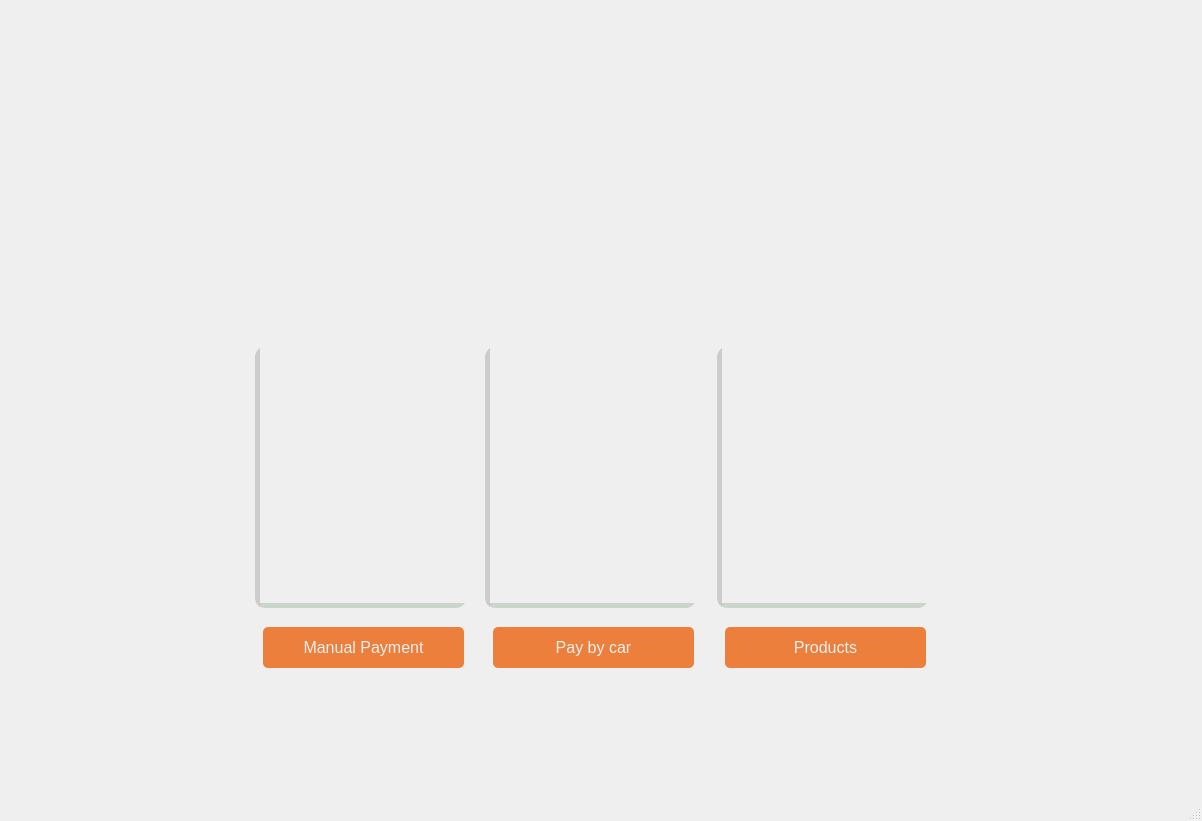
<?xml version="1.0" encoding="UTF-8"?>
<ui version="4.0">
 <class>MainWindow</class>
 <widget class="QMainWindow" name="MainWindow">
  <property name="geometry">
   <rect>
    <x>0</x>
    <y>0</y>
    <width>1202</width>
    <height>821</height>
   </rect>
  </property>
  <property name="windowTitle">
   <string>MainWindow</string>
  </property>
  <property name="styleSheet">
   <string notr="true">QWidget#frmLogin,QWidget#frmPopup,QWidget#frmHostInfo,QWidget#frmLogout,QWidget#frmConfig,QWidget#frmData,QWidget#frmDefence,QWidget#frmHost,QWidget#frmMain,QWidget#frmPwd,QWidget#frmSelect,QWidget#frmMessageBox{
	border:1px solid #1B89CA;
	border-radius:0px;	
}

.QFrame{
	border:0px solid #5CACEE;
	border-radius:5px;
}

QWidget#widget_title{
	background: qlineargradient(spread:pad, x1:0, y1:0, x2:0, y2:1, stop:0 #1B89CA, stop:1 #1077B5);
}

QLabel#lab_Ico,QLabel#lab_Title{
	border-radius:0px;
	color: #F0F0F0;
	background-color:rgba(0,0,0,0);
	border-style:none;
}

QLineEdit {
	border: 1px solid #5CACEE;
	border-radius: 5px;
	padding: 2px;
	background: none;
	selection-background-color: #1B89CA;
	border-color: rgb(255, 255, 255);
border-bottom-color: rgb(204, 204, 204);
border-right-color: rgb(204, 204, 204);
border-left-color: rgb(204, 204, 204);

border-bottom-color: rgb(201, 214, 201);
border-radius: 10px;
 border-width: 0px;
 border-bottom-width: 3px;
}

QLineEdit[echoMode=&quot;2&quot;] { 
	lineedit-password-character: 9679; 
}

.QGroupBox{
	border: 1px solid #5CACEE;
	border-radius: 5px;
}

.QPushButton{
	border-style: none;
	border: 0px;
	color: #F0F0F0;
	padding: 5px;	
	min-height: 20px;
	border-radius:5px;
	background: qlineargradient(spread:pad, x1:0, y1:0, x2:0, y2:1, stop:0 #EB7F3B, stop:1 #EB7F3B); 
}

.QPushButton[focusPolicy=&quot;0&quot;] {
	border-style: none;
	border: 0px;
	color: #F0F0F0;
	padding: 0px;	
	min-height: 10px;
	border-radius:3px;
	background: qlineargradient(spread:pad, x1:0, y1:0, x2:0, y2:1, stop:0 #EB7F3B, stop:1 #EB7F3B); 
}

.QPushButton:hover{ 
	background: qlineargradient(spread:pad, x1:0, y1:0, x2:0, y2:1, stop:0 #e49f77, stop:1 #e49f77);
}

.QPushButton:pressed{ 
	background: qlineargradient(spread:pad, x1:0, y1:0, x2:0, y2:1, stop:0 #EB7F3B, stop:1 #EB7F3B);
}

QPushButton#btnMenu,QPushButton#btnMenu_Min,QPushButton#btnMenu_Max,QPushButton#btnMenu_Close{
	border-radius:0px;
	color: #F0F0F0;
	background-color:rgba(0,0,0,0);
	border-style:none;
}

QPushButton#btnMenu:hover,QPushButton#btnMenu_Min:hover,QPushButton#btnMenu_Max:hover{
	background-color: qlineargradient(spread:pad, x1:0, y1:1, x2:0, y2:0, stop:0 rgba(25, 134, 199, 0), stop:1 #5CACEE);
}

QPushButton#btnMenu_Close:hover{
	background-color: qlineargradient(spread:pad, x1:0, y1:1, x2:0, y2:0, stop:0 rgba(238, 0, 0, 128), stop:1 rgba(238, 44, 44, 255));
}


QCheckBox {
	spacing: 2px; 
}

QCheckBox::indicator {
	width: 20px;
	height: 20px;
}

QCheckBox::indicator:unchecked {
	image: url(:/qss_icons/img_rc/checkbox_unchecked.png);
}

QCheckBox::indicator:checked {
	image: url(:/qss_icons/img_rc/checkbox_checked.png); 
}

QRadioButton {
	spacing: 2px;
}

QRadioButton::indicator {
	width: 15px; 
	height: 15px; 
}

QRadioButton::indicator::unchecked {
	image: url(:/qss_icons/img_rc/radio_normal.png); 
}

QRadioButton::indicator::checked {
	image: url(:/qss_icons/img_rc/radio_selected.png); 
}

QComboBox,QDateEdit{
	border-radius: 3px;
	padding: 1px 10px 1px 5px;
	border: 1px solid #5CACEE;
}

QComboBox::drop-down,QDateEdit::drop-down {
	subcontrol-origin: padding;
	subcontrol-position: top right;
	width: 15px; 
	border-left-width: 1px;
	border-left-style: solid;
	border-top-right-radius: 3px;
	border-bottom-right-radius: 3px;
	border-left-color: #5CACEE;
}

QComboBox::down-arrow,QDateEdit::down-arrow {
	image: url(:/qss_icons/img_rc/array_down.png); 
}

QMenu {
	background-color:#F0F0F0;
	margin: 2px;
}

QMenu::item {	
	padding: 2px 12px 2px 12px;
}

QMenu::indicator {
	width: 13px;
	height: 13px;
}

QMenu::item:selected {
	color: #FFFFFF;
	background: qlineargradient(spread:pad, x1:0, y1:0, x2:0, y2:1, stop:0 #1B89CA, stop:1 #1077B5); 
}

QMenu::separator {
	height: 1px;
	background: #5CACEE;
}

QProgressBar {
	border-radius: 5px;
	text-align: center;
	border: 1px solid #5CACEE;
}

QProgressBar::chunk {
	width: 5px; 
	margin: 0.5px;
	background-color: #1B89CA;
}

QSlider::groove:horizontal,QSlider::add-page:horizontal { 
	background: #808080; 
	height: 8px; 
	border-radius: 3px; 
}

QSlider::sub-page:horizontal {
	height: 8px; 
	border-radius: 3px;
	background: qlineargradient(spread:pad, x1:0, y1:0, x2:0, y2:1, stop:0 #1B89CA, stop:1 #1077B5); 
}

QSlider::handle:horizontal {
	width: 13px; 
	margin-top: -3px; 
	margin-bottom: -3px; 
	border-radius: 6px;
	background: qradialgradient(spread:pad, cx:0.5, cy:0.5, radius:0.5, fx:0.5, fy:0.5,stop:0.6 #F0F0F0, stop:0.778409 #5CACEE);
}

QSlider::handle:horizontal:hover {
	background: qradialgradient(spread: pad, cx: 0.5, cy: 0.5, radius: 0.5, fx: 0.5, fy: 0.5, stop: 0.6 #F0F0F0,stop:0.778409 #1B89CA);
}

QSlider::groove:vertical,QSlider::sub-page:vertical {
	background:#808080; 
	width: 8px; 
	border-radius: 3px;
}

QSlider::add-page:vertical {
	width: 8px;
	border-radius: 3px;
	background: qlineargradient(spread:pad, x1:0, y1:0, x2:0, y2:1, stop:0 #1B89CA, stop:1 #1077B5); 
}

QSlider::handle:vertical {
	height: 14px; 
	margin-left: -3px;
	margin-right: -3px;
	border-radius: 6px;
	background: qradialgradient(spread: pad, cx: 0.5, cy: 0.5, radius: 0.5, fx: 0.5, fy: 0.5, stop: 0.6 #F0F0F0, stop:0.778409 #5CACEE);
}

QSlider::handle:vertical:hover {
	background: qradialgradient(spread: pad, cx: 0.5, cy: 0.5, radius: 0.5, fx: 0.5, fy: 0.5, stop: 0.6 #F0F0F0,stop:0.778409 #1B89CA);
}

QScrollBar:vertical {
	width:10px; 
	background-color:rgba(0,0,0,0%); 
	padding-top:10px; 
	padding-bottom:10px;
}

QScrollBar:horizontal {
	height:10px; 
	background-color:rgba(0,0,0,0%); 
	padding-left:10px; padding-right:10px;
}

QScrollBar::handle:vertical {
	width:10px;
	background: qlineargradient(spread:pad, x1:0, y1:0, x2:0, y2:1, stop:0 #5CACEE, stop:1 #4F94CD); 
}

QScrollBar::handle:horizontal {
	height:10px;
	background: qlineargradient(spread:pad, x1:0, y1:0, x2:0, y2:1, stop:0 #5CACEE, stop:1 #4F94CD); 
}

QScrollBar::handle:vertical:hover {
	width:10px;
	background: qlineargradient(spread:pad, x1:0, y1:0, x2:0, y2:1, stop:0 #1B89CA, stop:1 #1077B5); 
}

QScrollBar::handle:horizontal:hover {
	height:10px;
	background: qlineargradient(spread:pad, x1:0, y1:0, x2:0, y2:1, stop:0 #1B89CA, stop:1 #1077B5); 
}

QScrollBar::add-line:vertical {
	height:10px;
	width:10px;
	subcontrol-position: bottom; 
	subcontrol-origin: margin;
	border-image:url(:/qss_icons/img_rc/add-line_vertical.png);
}

QScrollBar::add-line:horizontal {
	height:10px;
	width:10px;
	subcontrol-position: right;
	subcontrol-origin: margin;
	border-image:url(:/qss_icons/img_rc/add-line_horizontal.png);
}

QScrollBar::sub-line:vertical {
	height:10px;
	width:10px;
	subcontrol-position: top; 
	subcontrol-origin: margin;
	border-image:url(:/qss_icons/img_rc/sub-line_vertical.png);
}

QScrollBar::sub-line:horizontal {
	height:10px;
	width:10px;
	subcontrol-position: left;
	subcontrol-origin: margin;
	border-image:url(:/qss_icons/img_rc/sub-line_horizontal.png);
}

QScrollBar::add-page:vertical,QScrollBar::sub-page:vertical {
	width:10px;
	background: #C0C0C0;
}

QScrollBar::add-page:horizontal,QScrollBar::sub-page:horizontal {
	height:10px;
	background: #C0C0C0;
}

QScrollArea {
	border: 0px ; 
}

QTreeView,QListView,QTableView{
	border: 1px solid #5CACEE; 
	selection-background-color: #1B89CA;
	selection-color: #border-bottom-color: rgb(204, 204, 204);
	border-right-color: rgb(204, 204, 204);
	border-left-color: rgb(204, 204, 204);

	border-bottom-color: rgb(201, 214, 201);
	border-radius: 10px;
	 border-width: 0px;
	 border-bottom-width: 5px;
	border-left-width: 5px;;
}

QTableView::item:selected, QListView::item:selected, QTreeView::item:selected {
	color: #F0F0F0;
	background: qlineargradient(spread:pad, x1:0, y1:0, x2:0, y2:1, stop:0 #1B89CA, stop:1 #1077B5); 
}

QTableView::item:hover, QListView::item:hover, QTreeView::item:hover {
	color: #F0F0F0;
	background: qlineargradient(spread:pad, x1:0, y1:0, x2:0, y2:1, stop:0 #5CACEE, stop:1 #4F94CD); 
}

QTableView::item, QListView::item, QTreeView::item {
	padding: 5px; 
	margin: 0px; 
}

QHeaderView::section {
	padding:3px;
	margin:0px;
	color:#F0F0F0;
	border: 1px solid #F0F0F0;
	background: qlineargradient(spread:pad, x1:0, y1:0, x2:0, y2:1, stop:0 #5CACEE, stop:1 #4F94CD);
}

QTabBar::tab {
	border-bottom-left-radius:0px;
	border-bottom-right-radius:0px;
	color: #F0F0F0;
	min-width: 60px;
	min-height: 20px;
	padding: 3px 8px 3px 8px;
	margin:1px;
	background: qlineargradient(spread:pad, x1:0, y1:0, x2:0, y2:1, stop:0 #5CACEE, stop:1 #4F94CD); 
}

QTabBar::tab:selected, QTabBar::tab:hover {
	background: qlineargradient(spread:pad, x1:0, y1:0, x2:0, y2:1, stop:0 #1B89CA, stop:1 #1077B5); 
}

QStatusBar::item {
     border: 1px solid #5CACEE;
     border-radius: 3px;
}
</string>
  </property>
  <widget class="QWidget" name="centralwidget">
   <layout class="QVBoxLayout" name="verticalLayout">
    <item>
     <widget class="QFrame" name="frame">
      <property name="styleSheet">
       <string notr="true"/>
      </property>
      <property name="frameShape">
       <enum>QFrame::StyledPanel</enum>
      </property>
      <property name="frameShadow">
       <enum>QFrame::Raised</enum>
      </property>
      <layout class="QGridLayout" name="gridLayout">
       <item row="0" column="2">
        <widget class="QFrame" name="frame_2">
         <property name="minimumSize">
          <size>
           <width>18</width>
           <height>0</height>
          </size>
         </property>
         <property name="styleSheet">
          <string notr="true">ك
background-color: rgb(170, 170, 255);
alternate-background-color: rgb(190, 244, 255);</string>
         </property>
         <property name="frameShape">
          <enum>QFrame::StyledPanel</enum>
         </property>
         <property name="frameShadow">
          <enum>QFrame::Raised</enum>
         </property>
        </widget>
       </item>
       <item row="0" column="1">
        <widget class="QFrame" name="frame_3">
         <property name="minimumSize">
          <size>
           <width>735</width>
           <height>500</height>
          </size>
         </property>
         <property name="frameShape">
          <enum>QFrame::StyledPanel</enum>
         </property>
         <property name="frameShadow">
          <enum>QFrame::Raised</enum>
         </property>
         <layout class="QGridLayout" name="gridLayout_2">
          <property name="rightMargin">
           <number>0</number>
          </property>
          <property name="bottomMargin">
           <number>0</number>
          </property>
          <item row="0" column="0">
           <widget class="QFrame" name="frame_6">
            <property name="minimumSize">
             <size>
              <width>500</width>
              <height>673</height>
             </size>
            </property>
            <property name="frameShape">
             <enum>QFrame::StyledPanel</enum>
            </property>
            <property name="frameShadow">
             <enum>QFrame::Raised</enum>
            </property>
            <widget class="QListView" name="listView">
             <property name="enabled">
              <bool>false</bool>
             </property>
             <property name="geometry">
              <rect>
               <x>12</x>
               <y>320</y>
               <width>211</width>
               <height>261</height>
              </rect>
             </property>
             <property name="frameShape">
              <enum>QFrame::Panel</enum>
             </property>
            </widget>
            <widget class="QListView" name="listView_2">
             <property name="enabled">
              <bool>false</bool>
             </property>
             <property name="geometry">
              <rect>
               <x>242</x>
               <y>320</y>
               <width>211</width>
               <height>261</height>
              </rect>
             </property>
             <property name="frameShape">
              <enum>QFrame::Panel</enum>
             </property>
             <property name="tabKeyNavigation">
              <bool>false</bool>
             </property>
             <property name="dragEnabled">
              <bool>false</bool>
             </property>
             <property name="dragDropOverwriteMode">
              <bool>false</bool>
             </property>
             <property name="isWrapping" stdset="0">
              <bool>false</bool>
             </property>
             <property name="resizeMode">
              <enum>QListView::Fixed</enum>
             </property>
             <property name="viewMode">
              <enum>QListView::ListMode</enum>
             </property>
            </widget>
            <widget class="QListView" name="listView_3">
             <property name="enabled">
              <bool>false</bool>
             </property>
             <property name="geometry">
              <rect>
               <x>474</x>
               <y>320</y>
               <width>211</width>
               <height>261</height>
              </rect>
             </property>
             <property name="frameShape">
              <enum>QFrame::Panel</enum>
             </property>
             <property name="batchSize">
              <number>106</number>
             </property>
            </widget>
            <widget class="QPushButton" name="pay_car">
             <property name="geometry">
              <rect>
               <x>250</x>
               <y>600</y>
               <width>201</width>
               <height>41</height>
              </rect>
             </property>
             <property name="font">
              <font>
               <pointsize>12</pointsize>
              </font>
             </property>
             <property name="text">
              <string>Pay by car</string>
             </property>
            </widget>
            <widget class="QPushButton" name="manual_pay">
             <property name="geometry">
              <rect>
               <x>20</x>
               <y>600</y>
               <width>201</width>
               <height>41</height>
              </rect>
             </property>
             <property name="font">
              <font>
               <pointsize>12</pointsize>
              </font>
             </property>
             <property name="text">
              <string>Manual Payment</string>
             </property>
            </widget>
            <widget class="QPushButton" name="products">
             <property name="geometry">
              <rect>
               <x>482</x>
               <y>600</y>
               <width>201</width>
               <height>41</height>
              </rect>
             </property>
             <property name="font">
              <font>
               <pointsize>12</pointsize>
              </font>
             </property>
             <property name="text">
              <string>Products</string>
             </property>
            </widget>
            <widget class="QLabel" name="label_welcom">
             <property name="geometry">
              <rect>
               <x>110</x>
               <y>110</y>
               <width>571</width>
               <height>91</height>
              </rect>
             </property>
             <property name="font">
              <font>
               <family>MS Mincho</family>
               <pointsize>20</pointsize>
              </font>
             </property>
             <property name="mouseTracking">
              <bool>true</bool>
             </property>
             <property name="styleSheet">
              <string notr="true">image: url(:/newPrefix/image/welcom.png);</string>
             </property>
             <property name="text">
              <string/>
             </property>
            </widget>
            <widget class="QLabel" name="label_three">
             <property name="enabled">
              <bool>true</bool>
             </property>
             <property name="geometry">
              <rect>
               <x>484</x>
               <y>370</y>
               <width>191</width>
               <height>171</height>
              </rect>
             </property>
             <property name="maximumSize">
              <size>
               <width>202</width>
               <height>253</height>
              </size>
             </property>
             <property name="font">
              <font>
               <family>MS Reference Sans Serif</family>
              </font>
             </property>
             <property name="styleSheet">
              <string notr="true">image: url(:/newPrefix/image/pay.jpg);</string>
             </property>
             <property name="frameShape">
              <enum>QFrame::Box</enum>
             </property>
             <property name="lineWidth">
              <number>0</number>
             </property>
             <property name="text">
              <string/>
             </property>
             <property name="wordWrap">
              <bool>false</bool>
             </property>
             <property name="margin">
              <number>-1</number>
             </property>
             <property name="indent">
              <number>-1</number>
             </property>
            </widget>
            <widget class="QLabel" name="label_two">
             <property name="enabled">
              <bool>true</bool>
             </property>
             <property name="geometry">
              <rect>
               <x>255</x>
               <y>370</y>
               <width>186</width>
               <height>171</height>
              </rect>
             </property>
             <property name="maximumSize">
              <size>
               <width>202</width>
               <height>253</height>
              </size>
             </property>
             <property name="font">
              <font>
               <family>MS Reference Sans Serif</family>
              </font>
             </property>
             <property name="styleSheet">
              <string notr="true">image: url(:/newPrefix/image/pay.jpg);</string>
             </property>
             <property name="frameShape">
              <enum>QFrame::Box</enum>
             </property>
             <property name="lineWidth">
              <number>0</number>
             </property>
             <property name="text">
              <string/>
             </property>
             <property name="wordWrap">
              <bool>false</bool>
             </property>
             <property name="margin">
              <number>3</number>
             </property>
             <property name="indent">
              <number>0</number>
             </property>
            </widget>
            <widget class="QLabel" name="label_one">
             <property name="enabled">
              <bool>true</bool>
             </property>
             <property name="geometry">
              <rect>
               <x>25</x>
               <y>370</y>
               <width>186</width>
               <height>171</height>
              </rect>
             </property>
             <property name="maximumSize">
              <size>
               <width>202</width>
               <height>253</height>
              </size>
             </property>
             <property name="font">
              <font>
               <family>MS Reference Sans Serif</family>
              </font>
             </property>
             <property name="styleSheet">
              <string notr="true">image: url(:/newPrefix/image/pay.jpg);</string>
             </property>
             <property name="frameShape">
              <enum>QFrame::Box</enum>
             </property>
             <property name="lineWidth">
              <number>0</number>
             </property>
             <property name="midLineWidth">
              <number>0</number>
             </property>
             <property name="text">
              <string/>
             </property>
             <property name="wordWrap">
              <bool>false</bool>
             </property>
             <property name="margin">
              <number>3</number>
             </property>
             <property name="indent">
              <number>7</number>
             </property>
            </widget>
           </widget>
          </item>
          <item row="1" column="0">
           <widget class="QFrame" name="frame_7">
            <property name="frameShape">
             <enum>QFrame::StyledPanel</enum>
            </property>
            <property name="frameShadow">
             <enum>QFrame::Raised</enum>
            </property>
           </widget>
          </item>
         </layout>
        </widget>
       </item>
       <item row="0" column="0">
        <widget class="QFrame" name="frame_4">
         <property name="minimumSize">
          <size>
           <width>18</width>
           <height>0</height>
          </size>
         </property>
         <property name="styleSheet">
          <string notr="true">ك
background-color: rgb(170, 170, 255);
alternate-background-color: rgb(190, 244, 255);</string>
         </property>
         <property name="frameShape">
          <enum>QFrame::StyledPanel</enum>
         </property>
         <property name="frameShadow">
          <enum>QFrame::Raised</enum>
         </property>
        </widget>
       </item>
      </layout>
     </widget>
    </item>
   </layout>
  </widget>
  <widget class="QStatusBar" name="statusbar"/>
 </widget>
 <resources/>
 <connections/>
</ui>
